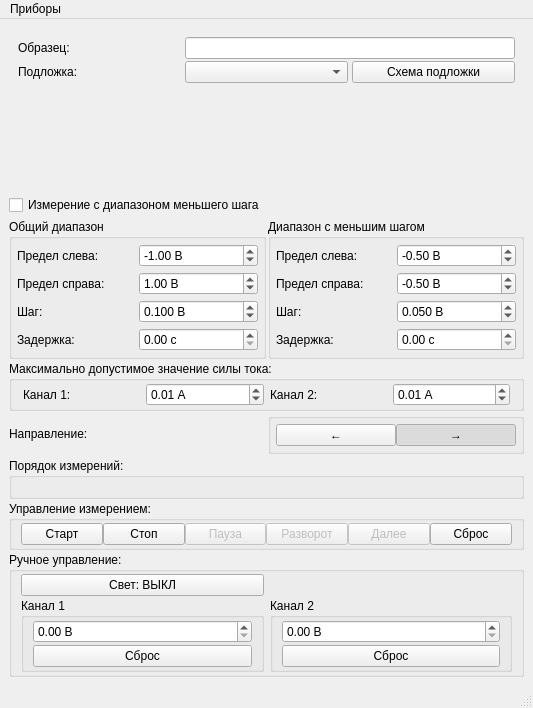
<?xml version="1.0" encoding="UTF-8"?>
<ui version="4.0">
 <class>MainWindow</class>
 <widget class="QMainWindow" name="MainWindow">
  <property name="geometry">
   <rect>
    <x>0</x>
    <y>0</y>
    <width>533</width>
    <height>708</height>
   </rect>
  </property>
  <property name="windowTitle">
   <string>MainWindow</string>
  </property>
  <widget class="QWidget" name="centralwidget">
   <layout class="QHBoxLayout" name="horizontalLayout_2">
    <item>
     <widget class="QSplitter" name="main_splitter">
      <property name="orientation">
       <enum>Qt::Horizontal</enum>
      </property>
      <widget class="QWidget" name="control_panel_widget" native="true">
       <layout class="QVBoxLayout" name="verticalLayout">
        <property name="spacing">
         <number>2</number>
        </property>
        <item>
         <widget class="QFrame" name="sample_frame">
          <layout class="QGridLayout" name="gridLayout_3">
           <property name="horizontalSpacing">
            <number>4</number>
           </property>
           <property name="verticalSpacing">
            <number>2</number>
           </property>
           <item row="1" column="0">
            <widget class="QLabel" name="substrate_label">
             <property name="text">
              <string>Подложка:</string>
             </property>
            </widget>
           </item>
           <item row="0" column="0">
            <widget class="QLabel" name="sample_label">
             <property name="text">
              <string>Образец:</string>
             </property>
            </widget>
           </item>
           <item row="1" column="1">
            <widget class="QComboBox" name="substrate_combo"/>
           </item>
           <item row="0" column="1" colspan="2">
            <widget class="QLineEdit" name="sample_edit">
             <property name="text">
              <string/>
             </property>
             <property name="maxLength">
              <number>20</number>
             </property>
             <property name="clearButtonEnabled">
              <bool>true</bool>
             </property>
            </widget>
           </item>
           <item row="1" column="2">
            <widget class="QPushButton" name="substrate_scheme_button">
             <property name="text">
              <string>Схема подложки</string>
             </property>
            </widget>
           </item>
          </layout>
         </widget>
        </item>
        <item>
         <widget class="QStackedWidget" name="segment_stacked"/>
        </item>
        <item>
         <widget class="QCheckBox" name="accurate_meas_check">
          <property name="text">
           <string>Измерение с диапазоном меньшего шага</string>
          </property>
         </widget>
        </item>
        <item>
         <widget class="QWidget" name="meas_setup_widget" native="true">
          <layout class="QGridLayout" name="gridLayout_5">
           <property name="leftMargin">
            <number>0</number>
           </property>
           <property name="topMargin">
            <number>2</number>
           </property>
           <property name="rightMargin">
            <number>0</number>
           </property>
           <property name="bottomMargin">
            <number>2</number>
           </property>
           <property name="spacing">
            <number>2</number>
           </property>
           <item row="3" column="1">
            <widget class="QGroupBox" name="direction_box">
             <property name="title">
              <string/>
             </property>
             <layout class="QHBoxLayout" name="horizontalLayout_6">
              <property name="spacing">
               <number>0</number>
              </property>
              <property name="leftMargin">
               <number>5</number>
              </property>
              <property name="topMargin">
               <number>5</number>
              </property>
              <property name="rightMargin">
               <number>5</number>
              </property>
              <property name="bottomMargin">
               <number>5</number>
              </property>
              <item>
               <widget class="QPushButton" name="backward_dir_button">
                <property name="text">
                 <string>←</string>
                </property>
                <property name="checkable">
                 <bool>true</bool>
                </property>
               </widget>
              </item>
              <item>
               <widget class="QPushButton" name="forward_dir_button">
                <property name="text">
                 <string>→</string>
                </property>
                <property name="checkable">
                 <bool>true</bool>
                </property>
                <property name="checked">
                 <bool>true</bool>
                </property>
               </widget>
              </item>
             </layout>
            </widget>
           </item>
           <item row="0" column="0">
            <widget class="QGroupBox" name="common_meas_box">
             <property name="title">
              <string>Общий диапазон</string>
             </property>
             <layout class="QGridLayout" name="gridLayout_6">
              <property name="leftMargin">
               <number>5</number>
              </property>
              <property name="topMargin">
               <number>5</number>
              </property>
              <property name="rightMargin">
               <number>5</number>
              </property>
              <property name="bottomMargin">
               <number>5</number>
              </property>
              <property name="horizontalSpacing">
               <number>2</number>
              </property>
              <property name="verticalSpacing">
               <number>5</number>
              </property>
              <item row="0" column="0">
               <widget class="QLabel" name="limit_left_label">
                <property name="layoutDirection">
                 <enum>Qt::LeftToRight</enum>
                </property>
                <property name="text">
                 <string>Предел слева:</string>
                </property>
               </widget>
              </item>
              <item row="0" column="1">
               <widget class="QDoubleSpinBox" name="limit_left_spin">
                <property name="suffix">
                 <string> В</string>
                </property>
                <property name="minimum">
                 <double>-20.000000000000000</double>
                </property>
                <property name="maximum">
                 <double>20.000000000000000</double>
                </property>
                <property name="value">
                 <double>-1.000000000000000</double>
                </property>
               </widget>
              </item>
              <item row="1" column="0">
               <widget class="QLabel" name="limit_right_label">
                <property name="text">
                 <string>Предел справа:</string>
                </property>
               </widget>
              </item>
              <item row="1" column="1">
               <widget class="QDoubleSpinBox" name="limit_right_spin">
                <property name="suffix">
                 <string> В</string>
                </property>
                <property name="minimum">
                 <double>-20.000000000000000</double>
                </property>
                <property name="maximum">
                 <double>20.000000000000000</double>
                </property>
                <property name="value">
                 <double>1.000000000000000</double>
                </property>
               </widget>
              </item>
              <item row="2" column="0">
               <widget class="QLabel" name="step_label">
                <property name="text">
                 <string>Шаг:</string>
                </property>
               </widget>
              </item>
              <item row="2" column="1">
               <widget class="QDoubleSpinBox" name="step_spin">
                <property name="suffix">
                 <string> В</string>
                </property>
                <property name="decimals">
                 <number>3</number>
                </property>
                <property name="minimum">
                 <double>0.001000000000000</double>
                </property>
                <property name="maximum">
                 <double>1.000000000000000</double>
                </property>
                <property name="singleStep">
                 <double>0.005000000000000</double>
                </property>
                <property name="value">
                 <double>0.100000000000000</double>
                </property>
               </widget>
              </item>
              <item row="3" column="0">
               <widget class="QLabel" name="delay_label">
                <property name="text">
                 <string>Задержка:</string>
                </property>
               </widget>
              </item>
              <item row="3" column="1">
               <widget class="QDoubleSpinBox" name="delay_spin">
                <property name="suffix">
                 <string> с</string>
                </property>
                <property name="maximum">
                 <double>30.000000000000000</double>
                </property>
                <property name="singleStep">
                 <double>0.100000000000000</double>
                </property>
               </widget>
              </item>
             </layout>
            </widget>
           </item>
           <item row="0" column="1">
            <widget class="QGroupBox" name="accurate_meas_box">
             <property name="title">
              <string>Диапазон с меньшим шагом</string>
             </property>
             <layout class="QGridLayout" name="gridLayout">
              <property name="leftMargin">
               <number>5</number>
              </property>
              <property name="topMargin">
               <number>5</number>
              </property>
              <property name="rightMargin">
               <number>5</number>
              </property>
              <property name="bottomMargin">
               <number>5</number>
              </property>
              <property name="horizontalSpacing">
               <number>2</number>
              </property>
              <property name="verticalSpacing">
               <number>5</number>
              </property>
              <item row="0" column="1">
               <widget class="QLabel" name="limit_left_accurate_label">
                <property name="text">
                 <string>Предел слева:</string>
                </property>
               </widget>
              </item>
              <item row="4" column="1">
               <widget class="QLabel" name="delay_accurate_label">
                <property name="text">
                 <string>Задержка:</string>
                </property>
               </widget>
              </item>
              <item row="1" column="1">
               <widget class="QLabel" name="limit_right_accurate_label">
                <property name="text">
                 <string>Предел справа:</string>
                </property>
               </widget>
              </item>
              <item row="0" column="3">
               <widget class="QDoubleSpinBox" name="limit_left_accurate_spin">
                <property name="suffix">
                 <string> В</string>
                </property>
                <property name="minimum">
                 <double>-20.000000000000000</double>
                </property>
                <property name="maximum">
                 <double>20.000000000000000</double>
                </property>
                <property name="value">
                 <double>-0.500000000000000</double>
                </property>
               </widget>
              </item>
              <item row="4" column="3">
               <widget class="QDoubleSpinBox" name="delay_accurate_spin">
                <property name="suffix">
                 <string> с</string>
                </property>
                <property name="maximum">
                 <double>30.000000000000000</double>
                </property>
                <property name="singleStep">
                 <double>0.100000000000000</double>
                </property>
               </widget>
              </item>
              <item row="1" column="3">
               <widget class="QDoubleSpinBox" name="limit_right_accurate_spin">
                <property name="suffix">
                 <string> В</string>
                </property>
                <property name="minimum">
                 <double>-20.000000000000000</double>
                </property>
                <property name="maximum">
                 <double>20.000000000000000</double>
                </property>
                <property name="value">
                 <double>-0.500000000000000</double>
                </property>
               </widget>
              </item>
              <item row="2" column="3">
               <widget class="QDoubleSpinBox" name="step_accurate_spin">
                <property name="suffix">
                 <string> В</string>
                </property>
                <property name="decimals">
                 <number>3</number>
                </property>
                <property name="minimum">
                 <double>0.001000000000000</double>
                </property>
                <property name="maximum">
                 <double>1.000000000000000</double>
                </property>
                <property name="singleStep">
                 <double>0.005000000000000</double>
                </property>
                <property name="value">
                 <double>0.050000000000000</double>
                </property>
               </widget>
              </item>
              <item row="2" column="1">
               <widget class="QLabel" name="step_accurate_label">
                <property name="text">
                 <string>Шаг:</string>
                </property>
               </widget>
              </item>
             </layout>
            </widget>
           </item>
           <item row="1" column="0" colspan="2">
            <widget class="QGroupBox" name="max_current_box">
             <property name="title">
              <string>Максимально допустимое значение силы тока:</string>
             </property>
             <layout class="QGridLayout" name="gridLayout_4">
              <property name="leftMargin">
               <number>11</number>
              </property>
              <property name="topMargin">
               <number>2</number>
              </property>
              <property name="rightMargin">
               <number>11</number>
              </property>
              <property name="bottomMargin">
               <number>2</number>
              </property>
              <property name="verticalSpacing">
               <number>2</number>
              </property>
              <item row="0" column="0">
               <widget class="QLabel" name="max_current_1_label">
                <property name="text">
                 <string>Канал 1:</string>
                </property>
               </widget>
              </item>
              <item row="0" column="1">
               <widget class="QDoubleSpinBox" name="max_current_1_spin">
                <property name="suffix">
                 <string> А</string>
                </property>
                <property name="maximum">
                 <double>5.000000000000000</double>
                </property>
                <property name="value">
                 <double>0.010000000000000</double>
                </property>
               </widget>
              </item>
              <item row="0" column="2">
               <widget class="QLabel" name="max_current_2_label">
                <property name="text">
                 <string>Канал 2:</string>
                </property>
               </widget>
              </item>
              <item row="0" column="4">
               <widget class="QDoubleSpinBox" name="max_current_2_spin">
                <property name="suffix">
                 <string> А</string>
                </property>
                <property name="maximum">
                 <double>5.000000000000000</double>
                </property>
                <property name="value">
                 <double>0.010000000000000</double>
                </property>
               </widget>
              </item>
             </layout>
            </widget>
           </item>
           <item row="3" column="0">
            <widget class="QLabel" name="direction_label">
             <property name="text">
              <string>Направление:</string>
             </property>
            </widget>
           </item>
          </layout>
         </widget>
        </item>
        <item>
         <widget class="QGroupBox" name="meas_orber_box">
          <property name="enabled">
           <bool>true</bool>
          </property>
          <property name="title">
           <string>Порядок измерений:</string>
          </property>
          <layout class="QHBoxLayout" name="horizontalLayout_5">
           <property name="spacing">
            <number>0</number>
           </property>
          </layout>
         </widget>
        </item>
        <item>
         <widget class="QGroupBox" name="meas_control_box">
          <property name="title">
           <string>Управление измерением:</string>
          </property>
          <layout class="QHBoxLayout" name="horizontalLayout_4">
           <property name="spacing">
            <number>0</number>
           </property>
           <property name="topMargin">
            <number>2</number>
           </property>
           <property name="bottomMargin">
            <number>2</number>
           </property>
           <item>
            <widget class="QPushButton" name="start_button">
             <property name="text">
              <string>Старт</string>
             </property>
            </widget>
           </item>
           <item>
            <widget class="QPushButton" name="stop_button">
             <property name="text">
              <string>Стоп</string>
             </property>
            </widget>
           </item>
           <item>
            <widget class="QPushButton" name="pause_button">
             <property name="enabled">
              <bool>false</bool>
             </property>
             <property name="text">
              <string>Пауза</string>
             </property>
            </widget>
           </item>
           <item>
            <widget class="QPushButton" name="U__button">
             <property name="enabled">
              <bool>false</bool>
             </property>
             <property name="text">
              <string>Разворот</string>
             </property>
            </widget>
           </item>
           <item>
            <widget class="QPushButton" name="next_button">
             <property name="enabled">
              <bool>false</bool>
             </property>
             <property name="text">
              <string>Далее</string>
             </property>
            </widget>
           </item>
           <item>
            <widget class="QPushButton" name="reset_button">
             <property name="text">
              <string>Сброс</string>
             </property>
            </widget>
           </item>
          </layout>
         </widget>
        </item>
        <item>
         <widget class="QGroupBox" name="manual_panel_box">
          <property name="title">
           <string>Ручное управление:</string>
          </property>
          <layout class="QGridLayout" name="gridLayout_2">
           <property name="topMargin">
            <number>2</number>
           </property>
           <property name="bottomMargin">
            <number>2</number>
           </property>
           <property name="verticalSpacing">
            <number>2</number>
           </property>
           <item row="0" column="0">
            <widget class="QPushButton" name="light_on_off_button">
             <property name="text">
              <string>Свет: ВЫКЛ</string>
             </property>
             <property name="checkable">
              <bool>true</bool>
             </property>
            </widget>
           </item>
           <item row="1" column="0">
            <widget class="QGroupBox" name="manual_1_box">
             <property name="title">
              <string>Канал 1</string>
             </property>
             <layout class="QVBoxLayout" name="verticalLayout_2">
              <property name="spacing">
               <number>2</number>
              </property>
              <property name="topMargin">
               <number>2</number>
              </property>
              <property name="bottomMargin">
               <number>2</number>
              </property>
              <item>
               <widget class="QDoubleSpinBox" name="manual_bias_1_spin">
                <property name="suffix">
                 <string> В</string>
                </property>
               </widget>
              </item>
              <item>
               <widget class="QPushButton" name="manual_bias_reset_1_button">
                <property name="text">
                 <string>Сброс</string>
                </property>
               </widget>
              </item>
             </layout>
            </widget>
           </item>
           <item row="1" column="1">
            <widget class="QGroupBox" name="manual_2_box">
             <property name="title">
              <string>Канал 2</string>
             </property>
             <layout class="QVBoxLayout" name="verticalLayout_3">
              <property name="spacing">
               <number>2</number>
              </property>
              <property name="topMargin">
               <number>2</number>
              </property>
              <property name="bottomMargin">
               <number>2</number>
              </property>
              <item>
               <widget class="QDoubleSpinBox" name="manual_bias_2_spin">
                <property name="suffix">
                 <string> В</string>
                </property>
               </widget>
              </item>
              <item>
               <widget class="QPushButton" name="manual_bias_reset_2_button">
                <property name="text">
                 <string>Сброс</string>
                </property>
               </widget>
              </item>
             </layout>
            </widget>
           </item>
          </layout>
         </widget>
        </item>
       </layout>
      </widget>
     </widget>
    </item>
   </layout>
  </widget>
  <widget class="QStatusBar" name="statusbar"/>
  <widget class="QMenuBar" name="menuBar">
   <property name="geometry">
    <rect>
     <x>0</x>
     <y>0</y>
     <width>533</width>
     <height>26</height>
    </rect>
   </property>
   <widget class="QMenu" name="menu">
    <property name="title">
     <string>Приборы</string>
    </property>
    <addaction name="action"/>
    <addaction name="action_2"/>
   </widget>
   <addaction name="menu"/>
  </widget>
  <action name="action">
   <property name="text">
    <string>Источник измеритель</string>
   </property>
  </action>
  <action name="action_2">
   <property name="text">
    <string>Осциллограф</string>
   </property>
  </action>
 </widget>
 <resources/>
 <connections/>
</ui>
